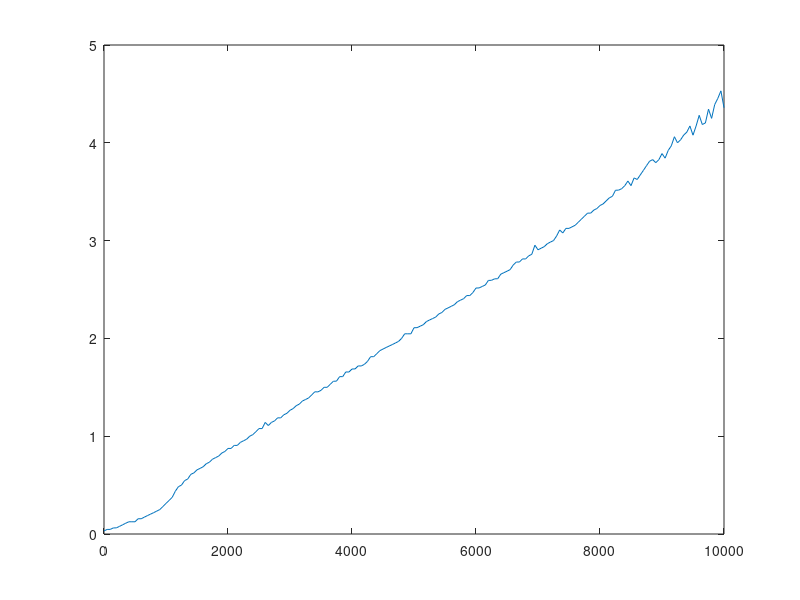

Source code (MATLAB):
%SIZE 200 ; 100 NODOS EN C/PARTICION ; EJES AUMENTANDO DE 0 A 10000 EN PASOS DE A 50 ; PORCENTAJE DE MOVILES: 50%
y = [0.0309998989105
0.0469999313354
0.0469999313354
0.0620000362396
0.0629999637604
0.0780000686646
0.0940001010895
0.109999895096
0.125
0.125
0.125
0.155999898911
0.155999898911
0.171999931335
0.18799996376
0.203000068665
0.21799993515
0.233999967575
0.25
0.280999898911
0.31299996376
0.34299993515
0.375
0.43700003624
0.484000205994
0.5
0.546000003815
0.56200003624
0.609999895096
0.625
0.655999898911
0.671000003815
0.68799996376
0.719000101089
0.733999967575
0.764999866486
0.780999898911
0.796999931335
0.828000068665
0.844000101089
0.875
0.875
0.906000137329
0.905999898911
0.93700003624
0.953000068665
0.969000101089
1.0
1.01600003242
1.04600000381
1.07799983025
1.07799983025
1.14100003242
1.10899996758
1.14100003242
1.15599989891
1.18799996376
1.18700003624
1.21900010109
1.23399996758
1.26499986649
1.28200006485
1.31200003624
1.32800006866
1.3599998951
1.375
1.39100003242
1.42200016975
1.45399999619
1.45300006866
1.46900010109
1.5
1.5
1.53099989891
1.56200003624
1.56299996376
1.60899996758
1.60899996758
1.65700006485
1.65599989891
1.68700003624
1.68799996376
1.71900010109
1.71799993515
1.73500013351
1.7650001049
1.81299996376
1.81299996376
1.84399986267
1.875
1.89100003242
1.90700006485
1.92200016975
1.93700003624
1.95299983025
1.96900010109
2.0
2.04699993134
2.04699993134
2.04700016975
2.10900020599
2.11000013351
2.125
2.1400001049
2.17200016975
2.18799996376
2.20300006866
2.21799993515
2.25
2.26499986649
2.29699993134
2.31200003624
2.32800006866
2.34400010109
2.375
2.39100003242
2.40599989891
2.43799996376
2.43799996376
2.46900010109
2.5150001049
2.51600003242
2.53100013733
2.54600000381
2.59299993515
2.59399986267
2.60899996758
2.6099998951
2.65700006485
2.67199993134
2.68700003624
2.70299983025
2.75
2.78100013733
2.78100013733
2.81299996376
2.81200003624
2.84400010109
2.8599998951
2.95300006866
2.90599989891
2.92199993134
2.93799996376
2.96799993515
2.9849998951
3.0
3.04699993134
3.10899996758
3.07800006866
3.125
3.125
3.14100003242
3.15700006485
3.18799996376
3.21900010109
3.25
3.28099989891
3.28099989891
3.31200003624
3.32799983025
3.35899996758
3.375
3.40599989891
3.43700003624
3.45300006866
3.5150001049
3.51600003242
3.53099989891
3.56200003624
3.60899996758
3.56200003624
3.64100003242
3.625
3.67199993134
3.71799993515
3.76600003242
3.81200003624
3.82800006866
3.79700016975
3.82800006866
3.8900001049
3.84299993515
3.92199993134
3.96899986267
4.06200003624
4.0
4.03100013733
4.07899999619
4.10899996758
4.17199993134
4.07800006866
4.17199993134
4.28099989891
4.18700003624
4.20299983025
4.34400010109
4.25
4.39100003242
4.45399999619
4.53100013733
4.35899996758
];

x = [0
50
100
150
200
250
300
350
400
450
500
550
600
650
700
750
800
850
900
950
1000
1050
1100
1150
1200
1250
1300
1350
1400
1450
1500
1550
1600
1650
1700
1750
1800
1850
1900
1950
2000
2050
2100
2150
2200
2250
2300
2350
2400
2450
2500
2550
2600
2650
2700
2750
2800
2850
2900
2950
3000
3050
3100
3150
3200
3250
3300
3350
3400
3450
3500
3550
3600
3650
3700
3750
3800
3850
3900
3950
4000
4050
4100
4150
4200
4250
4300
4350
4400
4450
4500
4550
4600
4650
4700
4750
4800
4850
4900
4950
5000
5050
5100
5150
5200
5250
5300
5350
5400
5450
5500
5550
5600
5650
5700
5750
5800
5850
5900
5950
6000
6050
6100
6150
6200
6250
6300
6350
6400
6450
6500
6550
6600
6650
6700
6750
6800
6850
6900
6950
7000
7050
7100
7150
7200
7250
7300
7350
7400
7450
7500
7550
7600
7650
7700
7750
7800
7850
7900
7950
8000
8050
8100
8150
8200
8250
8300
8350
8400
8450
8500
8550
8600
8650
8700
8750
8800
8850
8900
8950
9000
9050
9100
9150
9200
9250
9300
9350
9400
9450
9500
9550
9600
9650
9700
9750
9800
9850
9900
9950
10000
];plot(x,y)